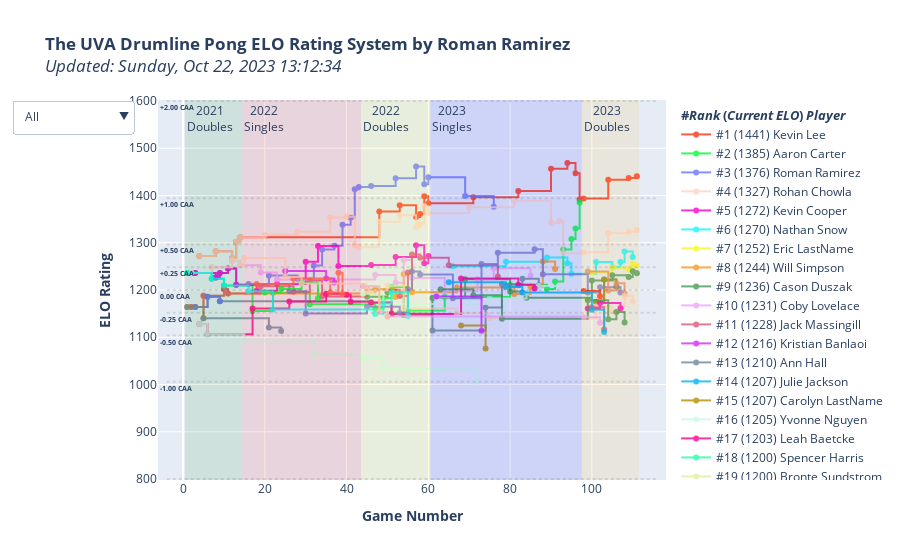

The notebook cell saved with this chart:
### Code cell
import plotly.graph_objects as go
import plotly.colors as pc

average_elo = 1200
cup_diffs = [-2, -1, -0.5, -0.25, 0, 0.25, 0.5, 1, 2]
expected_elos = [average_elo - expected_score_inverse(x) for x in cup_diffs]

fig = go.Figure()

# CAA is cups against average (like WAR)
# how many cups will you make against the average player?

hrect_colors = pc.sequential.Turbo
hrect_annots = ['-1.00 CAA','-0.50 CAA','-0.25 CAA','0.00 CAA','+0.25 CAA','+0.50 CAA', '+1.00 CAA', '+2.00 CAA']
for i in range(len(expected_elos) - 1):
    fig.add_hrect(
        annotation_position="top left",
        y0=expected_elos[i],
        y1=expected_elos[i+1],
        fillcolor=hrect_colors[i % len(hrect_colors)],
        opacity=0,
        line_width=0,
        annotation=dict(
            text=f'<b>{hrect_annots[i]}</b>',
            font=dict(
                size=7
            )
        )
    )

ranking = 1
trace_colors = pc.qualitative.Light24
for (i, (player,current_rating)) in enumerate(sorted(elo.items(), key=lambda x:x[1], reverse=True)):
    fig.add_trace(go.Scatter(
        x=elo_time_table.index,
        y=elo_time_table[player],
        name=f'#{ranking} ({current_rating:.0f}) {player}',
        mode='lines+markers',
        connectgaps=True,
        text=[f"<br><b>Before-Game ELO: </b>{x[2]:.0f}<br><b>Expected Cups Against Opponent: </b>{x[0]:+.2f}<br><b>Expected Cups Against Average: </b>{x[1]:+.2f}<br><br><b>Change in ELO:</b> {x[3]:+.0f}<br>" for x in zip(
                ec_time_table[player],
                caa_time_table[player],
                prev_elo_time_table[player],
                d_elo_time_table[player]
            )
        ],
        # text=[f"<b>Change in ELO:</b> {c:.0f}<br>" for c in d_elo_time_table[player]],
        line=dict(
            shape = 'hv',
            color=trace_colors[i % len(trace_colors)]
        )
        # maybe add a per-match section of expected score diff
    ))
    ranking += 1

for (i, season) in enumerate(seasons):
    fig.add_vrect(
        annotation_text=season_labels[i],
        annotation_position="top left",
        x0=matches_table['event'][matches_table['event'] == season].index[0] + 0.5,
        x1=matches_table['event'][matches_table['event'] == season].index[-1] + 1.5,
        fillcolor=vrect_colors[i % len(vrect_colors)],
        opacity=0.1,
        line_width=0,
    )

dropdown_labels = [
    "All",
    "2019 Season",
    "2020 Season",
    "2021 Season",
    "2022 Season",
    "2023 Season",
    "Snares",
    "Tenors",
    "Basses",
    "Cymbals",
    "Pit/Cymbals",
    "Non-Marchers",
    "2022 Grads",
    "2023 Grads",
    "2024 Grads",
    "2025 Grads",
    "2026 Grads",
    "2027 Grads",
    "2021 Doubles",
    "2022 Singles",
    "2022 Doubles",
    "2023 Singles",
    "2023 Doubles" #,
    # "2023 Beach Week"
]
dropdown_categories = [
    [True for _ in sorted_players_table['player']],
    [((type(x) != float)&(x != 'non-marcher')) for x in sorted_players_table['2019']],
    [((type(x) != float)&(x != 'non-marcher')) for x in sorted_players_table['2020']],
    [((type(x) != float)&(x != 'non-marcher')) for x in sorted_players_table['2021']],
    [((type(x) != float)&(x != 'non-marcher')) for x in sorted_players_table['2022']],
    [((type(x) != float)&(x != 'non-marcher')) for x in sorted_players_table['2023']],
    [x > 0 for x in sorted_players_table[['2019', '2020', '2021', '2022', '2023']].apply(lambda x: x == 'snare').sum(axis=1)],
    [x > 0 for x in sorted_players_table[['2019', '2020', '2021', '2022', '2023']].apply(lambda x: x == 'tenors').sum(axis=1)],
    [x > 0 for x in sorted_players_table[['2019', '2020', '2021', '2022', '2023']].apply(lambda x: x == 'bass').sum(axis=1)],
    [x > 0 for x in sorted_players_table[['2019', '2020', '2021', '2022', '2023']].apply(lambda x: x == 'cymbals').sum(axis=1)],
    [x > 0 for x in sorted_players_table[['2019', '2020', '2021', '2022', '2023']].apply(lambda x: x == 'pit-cymbals').sum(axis=1)],
    [x > 0 for x in sorted_players_table[['2019', '2020', '2021', '2022', '2023']].apply(lambda x: x == 'non-marcher').sum(axis=1)],
    [x == '2022' for x in sorted_players_table['grad_year']],
    [x == '2023' for x in sorted_players_table['grad_year']],
    [x == '2024' for x in sorted_players_table['grad_year']],
    [x == '2025' for x in sorted_players_table['grad_year']],
    [x == '2026' for x in sorted_players_table['grad_year']],
    [x == '2027' for x in sorted_players_table['grad_year']],
    [not np.isnan(x) for x in sorted_players_table['seed_2021_2s']],
    [not np.isnan(x) for x in sorted_players_table['seed_2022_1s']],
    [not np.isnan(x) for x in sorted_players_table['seed_2022_2s']],
    [not np.isnan(x) for x in sorted_players_table['seed_2023_1s']],
    [not np.isnan(x) for x in sorted_players_table['seed_2023_2s']]
    # [x == True for x in sorted_players_table['beach_week_2023']]
]

def active_ranking(cat):
    i = 0
    t = 0
    retList = list()
    for c in cat:
        retList.append(f"#{i+1} ({sorted_players_table['current_elo'][t]:.0f}) {sorted_players_table['player'][t]}")
        if c is True:
            i += 1
        t += 1
    return retList 

dropdown_dicts = [
    dict(
    label=label,
    method='restyle',
    args=[{"visible": category, "name": active_ranking(category)}]
    ) for (label, category) in zip(dropdown_labels, dropdown_categories)
]


fig.update_layout(
    title=f'<b>The UVA Drumline Pong ELO Rating System by Roman Ramirez</b><br><i>Updated: {str(datetime.datetime.now().strftime("%A, %b %d, %Y %H:%M:%S"))}',#</i> *Note that non-tournament games were recorded only after 2023 Singles.',
    xaxis_title='<b>Game Number</b>',
    yaxis_title='<b>ELO Rating</b>',

    updatemenus=[
        dict(
            active=0,
            buttons=dropdown_dicts
            ,
        )       
    ]
)

team1_list = list()
team2_list = list()
for (i, row) in matches_table.iterrows():
    if type(row.t1p2) is not str:
        team1_list.append(row.t1p1)
    else:
        team1_list.append(row.t1p1 + " and " + row.t1p2)

    if type(row.t2p2) is not str:
        team2_list.append(row.t2p1)
    else:
        team2_list.append(row.t2p1 + " and " + row.t2p2)

customdata = np.stack((team1_list, team2_list, matches_table['score1'], matches_table['score2'], matches_table['date']), axis=-1)
hovertemplate = (
    '<i>%{customdata[4]|%A, %B %d, %Y}, Game %{x}</i><br>' +
    '<b>%{fullData.name}</b><br><br>' + 
    '<b>%{customdata[0]} vs. %{customdata[1]}</b><br>' +
    '<b>Final Score:</b> %{customdata[2]}-%{customdata[3]}<br>' + 
    '%{text}' + 
    '<b>After-Game ELO:</b> %{y:,.0f}<br>' +
    '<extra></extra>'
)

fig.update_traces(
    customdata=customdata,
    hovertemplate=hovertemplate,
    opacity=0.8,
    legendgrouptitle_text='<b>#<i>Rank</i> (<i>Current ELO</i>) <i>Player</i></b>'
)

for (cd, eo) in zip(cup_diffs, expected_elos):
    fig.add_shape(
        type='line',
        x0=elo_time_table.index.min() - 5,
        y0=eo,
        x1=elo_time_table.index.max() + 5,
        y1=eo,
        line=dict(
            color='black',
            dash='dot'
        ),
        opacity=0.10,
    )
    # fig.add_trace(
    #     go.Scatter(
    #         x=[elo_time_table.index.min() - 5],
    #         y=[eo],
    #         text=f"{cd} cups",
    #         mode="text",
    #         textfont=dict(
    #             size=7,
    #         ),
    #         showlegend=False
    #     )
    # )

fig.show()
fig.write_html("index.html")
